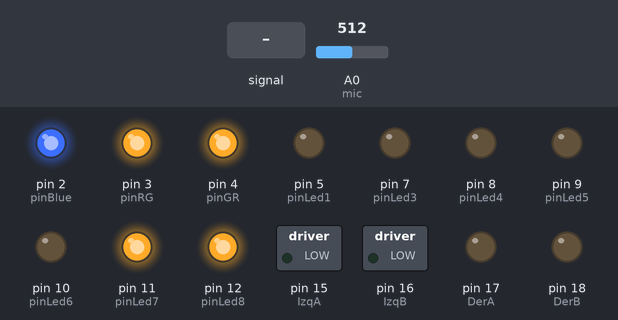
Simulated run of this sketch. Board: Arduino Uno, built with avr-gcc and run on an emulated ATmega328P. Parts: switched loads named in the sketch (green lamp = pin HIGH), output pins drawn as LEDs (lit = HIGH). Dashed ring = blinking. The inputs (shaded band) are chosen by the test bench; at power-on: A0 (mic) = 512. What the sketch prints to the serial monitor is not drawn.

Above: at 1.2 s.
1.3 s: A0 (mic) fed a 200 Hz sine of ±81 counts around its level
At 1.9 s:
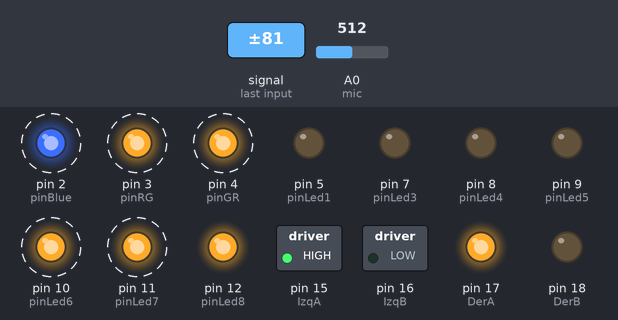
4.3 s: A0 (mic) set to 710
At 5.3 s:
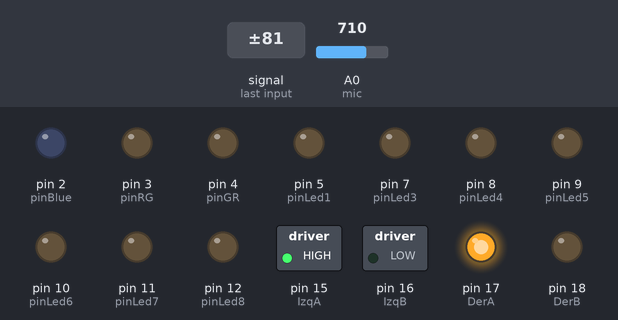
5.8 s: A0 (mic) fed a 1000 Hz sine of ±255 counts around its level
At 6.92 s:
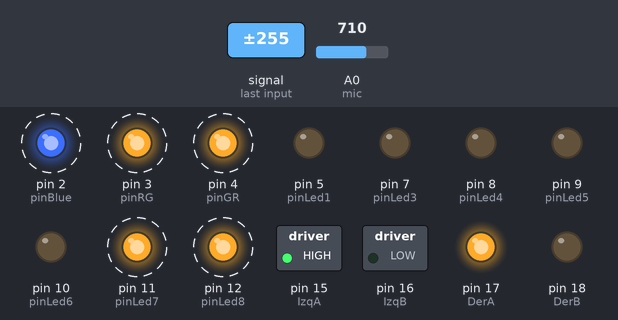
8.8 s: A0 (mic) fed a 50 Hz sine of ±306 counts around its level
11.8 s: A0 (mic) set to 511
At 12.2 s:
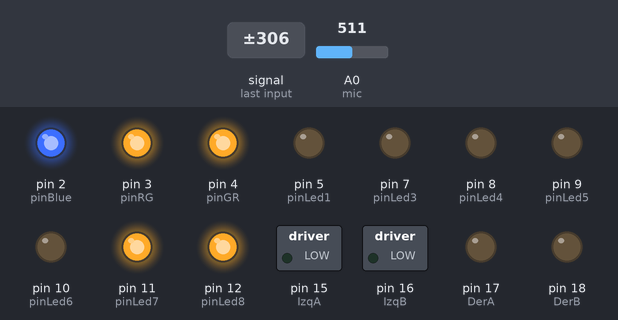
13.3 s: A0 (mic) fed a 2 Hz sine of ±306 counts around its level
At 15.45 s:
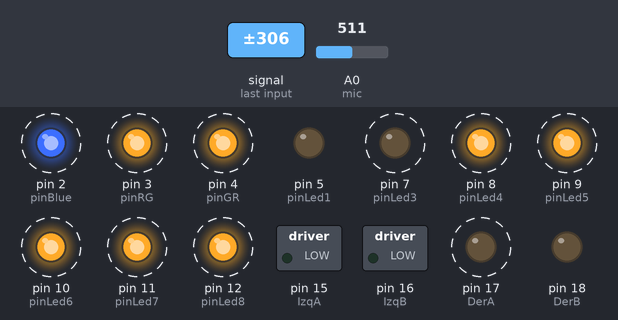
Timing chart, 0 to 63.8 s (numbered marks = the images above; inputs shaded):
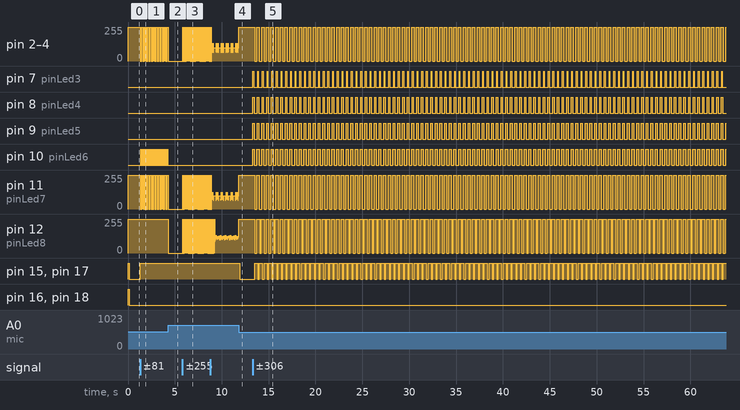

Measured:
- after the input at 1.3 s, pin 2 (pinBlue), pin 3 (pinRG), pin 4 (pinGR), pin 11 (pinLed7): alternates 255/255 for 0.08 s and 0/255 for 0.05 s, starting at once; pin 10 (pinLed6): alternates HIGH for 0.04 s and LOW for 0.09 s, starting after 0.06 s; pin 15 (IzqA), pin 17 (DerA): LOW → HIGH at once
- after the input at 4.3 s, pin 2 (pinBlue), pin 3 (pinRG), pin 4 (pinGR), pin 11 (pinLed7): stops changing and stays 0/255; pin 10 (pinLed6): stops changing and stays LOW; pin 12 (pinLed8): 255/255 → 0/255 at once
- after the input at 5.8 s, pin 2 (pinBlue), pin 3 (pinRG), pin 4 (pinGR), pin 11 (pinLed7), pin 12 (pinLed8): alternates 255/255 for 0.01 s and 0/255 for 0.02 s, starting at once
- after the input at 11.8 s, pin 15 (IzqA), pin 17 (DerA): HIGH → LOW after 0.10 s
- after the input at 13.3 s, pin 2 (pinBlue), pin 3 (pinRG): alternates 255/255 for 0.27 s and 0/255 for 0.23 s, starting after 0.22 s

The sketch:

Control_v1.ino
```cpp
//SonidoBAJO//#define MAX 600
#define MAX 700
#define MIN 20
#define UMBRAL 550
#define UMBRAL_AGUA 550

int TIME_UMBRAL = 100;


int pinLed1 = 5;
int pinLed2 = 6;
int pinLed3 = 7;
int pinLed4 = 8;
int pinLed5 = 9;
int pinLed6 = 10;
int pinLed7 = 11;
int pinLed8 = 12;

int pinBlue = 2;
int pinRG = 3;
int pinGR = 4;

int IzqA = 15;
int IzqB = 16;
int DerA = 17;
int DerB = 18;

int mic = 14;
int dif = MAX - MIN;
int divisor = (int)dif/9;
int valor = 0;
int valorAnterior = 0;
int maxV = 0;
int minV = 1000;

unsigned long inicio = 0;
unsigned long tiempo = 0;
int flagTime = 0;

void encenderMotor(){
    digitalWrite(IzqA,HIGH);
    digitalWrite(IzqB,LOW);
    digitalWrite(DerA,HIGH);
    digitalWrite(DerB,LOW);
}

void apagarMotor(){
    digitalWrite(IzqA,LOW);
    digitalWrite(IzqB,LOW);
    digitalWrite(DerA,LOW);
    digitalWrite(DerB,LOW);
}

void setup()
{
  Serial.begin(9600);
  pinMode(mic, INPUT);
  pinMode(pinLed1,OUTPUT);
  pinMode(pinLed2,OUTPUT);
  pinMode(pinLed3,OUTPUT);
  pinMode(pinLed4,OUTPUT);
  pinMode(pinLed5,OUTPUT);
  pinMode(pinLed6,OUTPUT);
  pinMode(pinLed7,OUTPUT);
  pinMode(pinLed8,OUTPUT);
  pinMode(pinBlue,OUTPUT);
  pinMode(pinRG,OUTPUT);
  pinMode(pinGR,OUTPUT);
  pinMode(IzqA,OUTPUT);
  pinMode(IzqB,OUTPUT);
  pinMode(DerA,OUTPUT);
  pinMode(DerB,OUTPUT);

  digitalWrite(pinLed1,HIGH);
  digitalWrite(pinLed3,HIGH);
  digitalWrite(pinLed5,HIGH);
  digitalWrite(pinLed4,HIGH);
  digitalWrite(pinLed2,HIGH);
  digitalWrite(pinLed6,HIGH);
  digitalWrite(pinLed7,HIGH);
  digitalWrite(pinLed8,HIGH);
  digitalWrite(pinBlue,HIGH);
  digitalWrite(pinRG,HIGH);
  digitalWrite(pinGR,HIGH);
  digitalWrite(IzqA,HIGH);
      digitalWrite(IzqB,HIGH);
        digitalWrite(DerA,HIGH);
          digitalWrite(DerB,HIGH);

}

void loop()
{
  inicio = millis();
  valor = analogRead(mic);
  if(valor >= maxV){
    maxV = valor;
  }
  if(valor <= minV && valor > 0){
    minV = valor;
  }
  if( valor <= 0){
    valor = valorAnterior;
   }
   else valorAnterior = valor;
  if( valor >= MIN + divisor*8){
    digitalWrite(pinLed1,LOW);
    digitalWrite(pinLed3,LOW);
    digitalWrite(pinLed5,LOW);
    digitalWrite(pinLed4,LOW);
    digitalWrite(pinLed2,LOW);
    digitalWrite(pinLed6,LOW);
    digitalWrite(pinLed7,LOW);
    digitalWrite(pinLed8,LOW);
   }
  else if( valor >= MIN + divisor*7){
    digitalWrite(pinLed1,LOW);
    digitalWrite(pinLed2,LOW);
    digitalWrite(pinLed3,LOW);
    digitalWrite(pinLed4,LOW);
    digitalWrite(pinLed5,LOW);
    digitalWrite(pinLed6,LOW);
    digitalWrite(pinLed7,LOW);
    digitalWrite(pinLed8,HIGH);
  }
  else if( valor >= MIN + divisor*6){
    digitalWrite(pinLed1,LOW);
    digitalWrite(pinLed2,LOW);
    digitalWrite(pinLed3,LOW);
    digitalWrite(pinLed4,LOW);
    digitalWrite(pinLed5,LOW);
    digitalWrite(pinLed6,LOW);
    digitalWrite(pinLed7,HIGH);
    digitalWrite(pinLed8,HIGH);
  }
  else if( valor >= MIN + divisor*5){
    digitalWrite(pinLed1,LOW);
    digitalWrite(pinLed2,LOW);
    digitalWrite(pinLed3,LOW);
    digitalWrite(pinLed4,LOW);
    digitalWrite(pinLed5,LOW);
    digitalWrite(pinLed6,HIGH);
    digitalWrite(pinLed7,HIGH);
    digitalWrite(pinLed8,HIGH);
  }
  else if( valor >= MIN + divisor*4){
    digitalWrite(pinLed1,LOW);
    digitalWrite(pinLed2,LOW);
    digitalWrite(pinLed3,LOW);
    digitalWrite(pinLed4,LOW);
    digitalWrite(pinLed5,HIGH);
    digitalWrite(pinLed6,HIGH);
    digitalWrite(pinLed7,HIGH);
    digitalWrite(pinLed8,HIGH);
  }
  else if( valor >= MIN + divisor*3){
    digitalWrite(pinLed1,LOW);
    digitalWrite(pinLed2,LOW);
    digitalWrite(pinLed3,LOW);
    digitalWrite(pinLed5,HIGH);
    digitalWrite(pinLed4,HIGH);
    digitalWrite(pinLed6,HIGH);
    digitalWrite(pinLed7,HIGH);
    digitalWrite(pinLed8,HIGH);
  }
  else if( valor >= MIN + divisor*2){
    digitalWrite(pinLed1,LOW);
    digitalWrite(pinLed2,LOW);
    digitalWrite(pinLed3,HIGH);
    digitalWrite(pinLed5,HIGH);
    digitalWrite(pinLed4,HIGH);
    digitalWrite(pinLed6,HIGH);
    digitalWrite(pinLed7,HIGH);
    digitalWrite(pinLed8,HIGH);
  }
  else if( valor >= MIN + divisor*1){
    digitalWrite(pinLed1,LOW);
    digitalWrite(pinLed3,HIGH);
    digitalWrite(pinLed5,HIGH);
    digitalWrite(pinLed4,HIGH);
    digitalWrite(pinLed2,HIGH);
    digitalWrite(pinLed6,HIGH);
    digitalWrite(pinLed7,HIGH);
    digitalWrite(pinLed8,HIGH);
  }
  else{
    digitalWrite(pinLed1,HIGH);
    digitalWrite(pinLed3,HIGH);
    digitalWrite(pinLed5,HIGH);
    digitalWrite(pinLed4,HIGH);
    digitalWrite(pinLed2,HIGH);
    digitalWrite(pinLed6,HIGH);
    digitalWrite(pinLed7,HIGH);
    digitalWrite(pinLed8,HIGH);
    }
  /*
  Serial.print("Max= ");
  Serial.print(maxV);
  Serial.print("Min= ");
  Serial.print(minV);
  Serial.println(" ");*/
  Serial.println(valor);
  if( valor >= UMBRAL){
    digitalWrite(pinBlue,LOW);
    digitalWrite(pinRG,LOW);
    digitalWrite(pinGR,LOW);
  }
  else{
     digitalWrite(pinBlue,HIGH);
     digitalWrite(pinRG,HIGH);
     digitalWrite(pinGR,HIGH);
  }
  if( valor >= UMBRAL_AGUA){
    flagTime = 1;
  }
  else{
     flagTime = 0;
  }
  if(flagTime){
    encenderMotor();
    tiempo = 0;
    //digitalWrite(pinBlue,LOW);
    //digitalWrite(pinRG,LOW);
    //digitalWrite(pinGR,LOW);
  }
  if(tiempo >= TIME_UMBRAL){
    tiempo = 0;
    apagarMotor();
     //digitalWrite(pinBlue,HIGH);
     //digitalWrite(pinRG,HIGH);
     //digitalWrite(pinGR,HIGH);
  }
  tiempo = tiempo + millis() - inicio;
}
```
